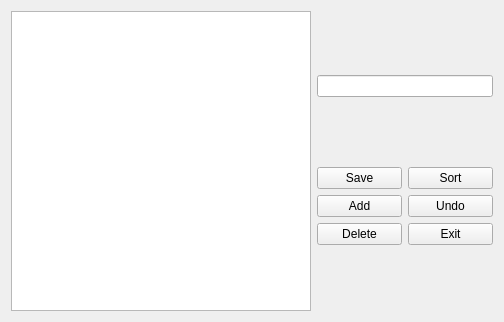
<?xml version="1.0" encoding="UTF-8"?>
<ui version="4.0">
 <class>dict_form</class>
 <widget class="QWidget" name="dict_form">
  <property name="geometry">
   <rect>
    <x>0</x>
    <y>0</y>
    <width>504</width>
    <height>318</height>
   </rect>
  </property>
  <property name="windowTitle">
   <string>Dictionary</string>
  </property>
  <layout class="QHBoxLayout" name="horizontalLayout">
   <item>
    <widget class="QListWidget" name="dict_view">
     <property name="minimumSize">
      <size>
       <width>300</width>
       <height>300</height>
      </size>
     </property>
    </widget>
   </item>
   <item>
    <layout class="QVBoxLayout" name="verticalLayout">
     <item>
      <widget class="QLineEdit" name="search_line">
       <property name="maximumSize">
        <size>
         <width>300</width>
         <height>16777215</height>
        </size>
       </property>
      </widget>
     </item>
     <item>
      <layout class="QGridLayout" name="gridLayout">
       <item row="1" column="0">
        <widget class="QPushButton" name="add_button">
         <property name="maximumSize">
          <size>
           <width>100</width>
           <height>16777215</height>
          </size>
         </property>
         <property name="text">
          <string>Add</string>
         </property>
        </widget>
       </item>
       <item row="0" column="0">
        <widget class="QPushButton" name="save_button">
         <property name="maximumSize">
          <size>
           <width>100</width>
           <height>16777215</height>
          </size>
         </property>
         <property name="text">
          <string>Save</string>
         </property>
        </widget>
       </item>
       <item row="1" column="1">
        <widget class="QPushButton" name="undo_button">
         <property name="maximumSize">
          <size>
           <width>100</width>
           <height>16777215</height>
          </size>
         </property>
         <property name="text">
          <string>Undo</string>
         </property>
        </widget>
       </item>
       <item row="0" column="1">
        <widget class="QPushButton" name="sort_button">
         <property name="maximumSize">
          <size>
           <width>100</width>
           <height>16777215</height>
          </size>
         </property>
         <property name="text">
          <string>Sort</string>
         </property>
        </widget>
       </item>
       <item row="2" column="1">
        <widget class="QPushButton" name="exit_button">
         <property name="maximumSize">
          <size>
           <width>100</width>
           <height>16777215</height>
          </size>
         </property>
         <property name="text">
          <string>Exit</string>
         </property>
        </widget>
       </item>
       <item row="2" column="0">
        <widget class="QPushButton" name="delete_button">
         <property name="maximumSize">
          <size>
           <width>100</width>
           <height>16777215</height>
          </size>
         </property>
         <property name="text">
          <string>Delete</string>
         </property>
        </widget>
       </item>
      </layout>
     </item>
    </layout>
   </item>
  </layout>
 </widget>
 <resources/>
 <connections/>
</ui>
